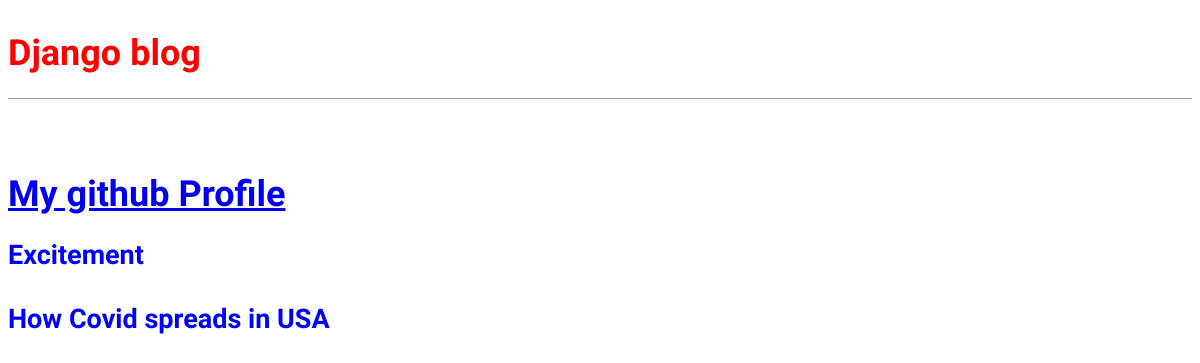
Before: / with the older database file.
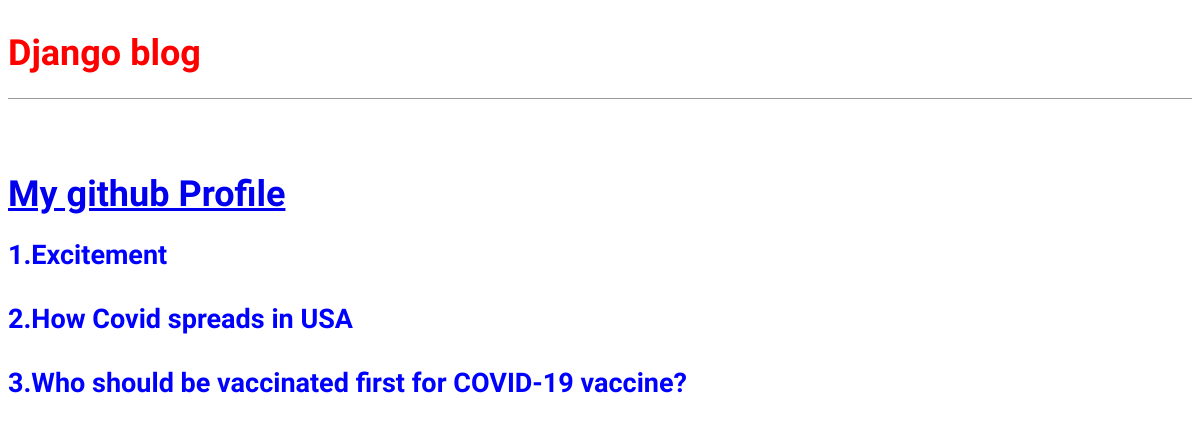
After: the same page with the newer database file.
### blog/models.py (models this page shows, shortened)
class post(models.Model):
    title = models.CharField(max_length=200)
    author = models.ForeignKey('auth.User', on_delete=models.CASCADE,)
    body = models.TextField(null=True)

### blog/views.py (the view)
# urls.py: path('',blogpostview.as_view(),name = 'home'),
class blogpostview(ListView):
    model = post
    template_name = 'home.html'

### templates/home.html
{%extends 'base.html'%}
{%block content%}
{%for post in object_list%}
<div class="post-entry">
    <h2><a href="{% url 'post_detail' post.pk %}">{{post.title}}</a> </h2>
</div>
{%endfor%}
{%endblock content%}

### templates/base.html (shortened to what this page needs)
<!DOCTYPE html>
<html lang="en">
{%load static%}
<head>
    <link href="{% static 'css/base.css' %}" rel="stylesheet">
</head>
<body>
<header>
    <h1>
        <a href="{%url 'home'%}">Django blog<br></a>
    </h1>
</header>
<div>
    <h1>
        <a href="https://github.com/mrifat1"><br>My github Profile</a>
    </h1>
    {%block content%}
    {%endblock content%}
</div>
</body>
</html>

### static/css/base.css (style rules this page uses)
body { font-family: 'Source Sans Pro', sans-serif; font-size: 18px; }
header { border-bottom: 1px solid #999; margin-bottom: 2rem; display: flex; }
header h1 a { color: red; text-decoration: none; }
.post-entry { margin-bottom: 2rem; }
.post-entry h2 { margin: 0.5rem 0; }
.post-entry h2 a, .post-entry h2 a:visited { color: blue; text-decoration: none; }

Changed rows visible on the page:
changed post: title "Excitement" → "1.Excitement"
changed post: title "How Covid spreads in USA" → "2.How Covid spreads in USA"
added post: title "3.Who should be vaccinated first for COVID-19 vaccine?"
